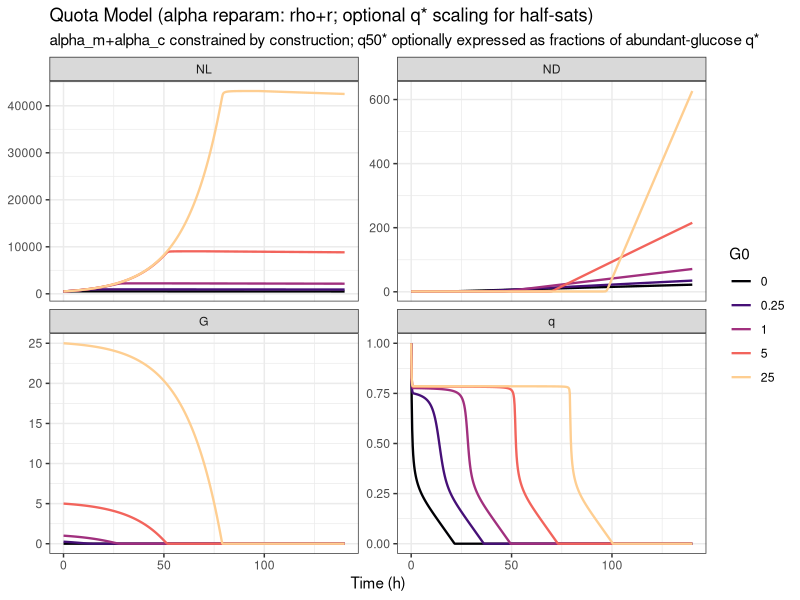

The R script that drew this image:
library(deSolve)
library(dplyr)
library(tidyr)
library(ggplot2)

# ----------------------------
# 1. ODE Model (q is normalized quota fraction qN in [0,1])
# ----------------------------
ode_quota_full_qN <- function(t, y, pars) {
  with(as.list(pars), {
    u <- y[1]; v <- y[2]; G_raw <- y[3]; qN_raw <- y[4]
    NL <- exp(u); ND <- exp(v)
    
    # bounds
    G  <- pmax(G_raw, 0)
    qN <- pmin(pmax(qN_raw, 0), 1)
    
    # uptake gate + drive (dimensionless)
    gate  <- G / (KG + G + 1e-12)
    drive <- pmax(1 - qN, 0)
    
    # influx in "quota-fraction units per time" (q_set == 1 permanently)
    Jin <- k_home * gate * drive
    
    # growth/death use normalized half-sats directly in (0,1)
    mu    <- kp * (qN^na) / (qN^na + q50gN^na + 1e-18)
    delta <- kd * (q50dN^nd) / (q50dN^nd + qN^nd + 1e-18)
    
    b <- mu * (1 - NL/theta)
    d <- delta + kd2 * NL/theta
    
    du <- b - d
    dv <- (delta * NL + kd2 * (NL*NL)/theta) / ND
    
    # glucose mass balance (sigma_G is a true yield/stoichiometry parameter)
    dG  <- -NL * Jin / sigma_G
    
    # quota-fraction balance
    dqN <- Jin - (alpha_m * kp) - qN*b - (alpha_c * b)
    
    list(c(du, dv, dG, dqN))
  })
}

# ----------------------------
# 2. Parameter Constructor
#   - positive params: log -> exp()
#   - (0,1) params: raw in (0,1)
#   - NEW: alpha_m/alpha_c reparam via rho + r, enforcing alpha_m+alpha_c < nu
#   - OPTIONAL: q50gN/q50dN as fractions of abundant-glucose QSS q_star
# ----------------------------
make_pars_full_qN <- function(p, G0, use_qstar_scaling=TRUE) {
  
  get_log <- function(name) {
    val <- p[name]
    if (is.na(val)) stop(paste("Missing parameter:", name))
    exp(val)
  }
  
  get_raw01 <- function(name) {
    val <- p[name]
    if (is.na(val)) stop(paste("Missing parameter:", name))
    if (!is.finite(val) || val <= 0 || val >= 1) stop(paste(name, "must be in (0,1)"))
    as.numeric(val)
  }
  
  theta   <- get_log("log_theta")
  kp      <- get_log("log_kp")
  kd      <- get_log("log_kd")
  kd2     <- get_log("log_kd2")
  
  nu      <- get_log("log_nu")
  sigma_G <- get_log("log_sigma_G")
  KG      <- get_log("log_KG")
  
  # ---- NEW: alpha_m/alpha_c via (rho, r) ----
  # rho in (0,1): total treadmill burden as a fraction of nu
  # r   in (0,1): split of that burden going to alpha_c vs alpha_m
  rho <- get_raw01("rho")   # (alpha_m + alpha_c)/nu
  r   <- get_raw01("r")     # alpha_c/(alpha_m + alpha_c)
  
  s <- nu * rho
  alpha_c <- s * r
  alpha_m <- s * (1 - r)
  
  # ---- Half-sats ----
  # Option A (recommended for ridge-killing): express as fractions of q_star
  # Option B: use raw half-sats directly (set use_qstar_scaling=FALSE)
  if (use_qstar_scaling) {
    q_star <- (nu - (alpha_m + alpha_c)) / (nu + 1)    # always > 0 by construction
    q_star <- pmin(pmax(q_star, 1e-6), 1-1e-6)
    
    q50g_frac <- get_raw01("q50g_frac")
    q50d_frac <- get_raw01("q50d_frac")
    
    q50gN <- q50g_frac * q_star
    q50dN <- q50d_frac * q_star
  } else {
    q50gN <- get_raw01("q50gN")
    q50dN <- get_raw01("q50dN")
    q_star <- NA_real_
  }
  
  na <- get_log("log_na")
  nd <- get_log("log_nd")
  
  k_home <- nu * kp
  
  list(
    theta=theta, kp=kp, kd=kd, kd2=kd2,
    nu=nu, rho=rho, r=r,
    alpha_m=alpha_m, alpha_c=alpha_c,
    sigma_G=sigma_G, KG=KG,
    q50gN=q50gN, q50dN=q50dN, na=na, nd=nd,
    k_home=k_home,
    q_star=q_star,
    G0=G0
  )
}

# ----------------------------
# 3. Simulation Wrapper
# ----------------------------
simulate_full_qN <- function(G0, p, times, use_qstar_scaling=TRUE) {
  pars <- make_pars_full_qN(p, G0, use_qstar_scaling=use_qstar_scaling)
  y0 <- c(u=log(500), v=log(1), G=G0, qN=1.0)
  
  out <- as.data.frame(ode(y=y0, times=times, func=ode_quota_full_qN, parms=pars, method="lsoda"))
  colnames(out) <- c("time", "u", "v", "G", "qN")
  
  out %>%
    mutate(
      NL = exp(u),
      ND = exp(v),
      G  = pmax(G, 0),
      qN = pmin(pmax(qN, 0), 1),
      q  = qN,
      G0 = G0
    )
}

# ----------------------------
# 4. Example parameter set (matches your last Stan-derived values where possible)
#    NOTE: alpha_m/alpha_c are now defined by (rho, r) instead of logs.
# ----------------------------
inv_logit <- function(x) 1/(1+exp(-x))

p_all_qN <- c(
  # main (log-scale)
  log_theta   = 28.954064,
  log_kp      = -2.4937429,
  log_kd      = -4.4905072,
  log_kd2     = -10.481447,
  log_nu      =  4.0433448,
  log_sigma_G = 10.302311,
  log_KG      = -2.7379615,
  
  # NEW alpha parametrization (0,1)
  # choose something plausible; tune as needed
  rho         = 0.30,   # (alpha_m+alpha_c) = 0.10 * nu
  r           = 0.99,   # 10% of total goes to alpha_c, 90% to alpha_m
  
  # half-sat fractions (0,1); you can reuse your old logits here
  q50g_frac   = 0.99,
  q50d_frac   = 0.05,
  
  # hills (log-scale)
  log_na      =  1.6554994,
  log_nd      =  2.5897
)

# ----------------------------
# 5. Run & Plot
# ----------------------------
G0s <- c(0, 0.25, 1, 5, 25)
times <- seq(0, 140, by=0.25)

df_full <- bind_rows(lapply(G0s, function(g) simulate_full_qN(g, p_all_qN, times, use_qstar_scaling=TRUE))) %>%
  mutate(G0 = factor(G0, levels=G0s)) %>%
  pivot_longer(c(NL, ND, G, q), names_to="metric") %>%
  mutate(metric = factor(metric, levels=c("NL","ND","G","q")))

ggplot(df_full, aes(time, value, color=G0)) +
  geom_line(linewidth=0.8) +
  facet_wrap(~metric, scales="free_y") +
  theme_bw() +
  scale_color_viridis_d(option="magma", end=0.9) +
  labs(
    title="Quota Model (alpha reparam: rho+r; optional q* scaling for half-sats)",
    subtitle="alpha_m+alpha_c constrained by construction; q50* optionally expressed as fractions of abundant-glucose q*",
    x="Time (h)", y=NULL
  )
